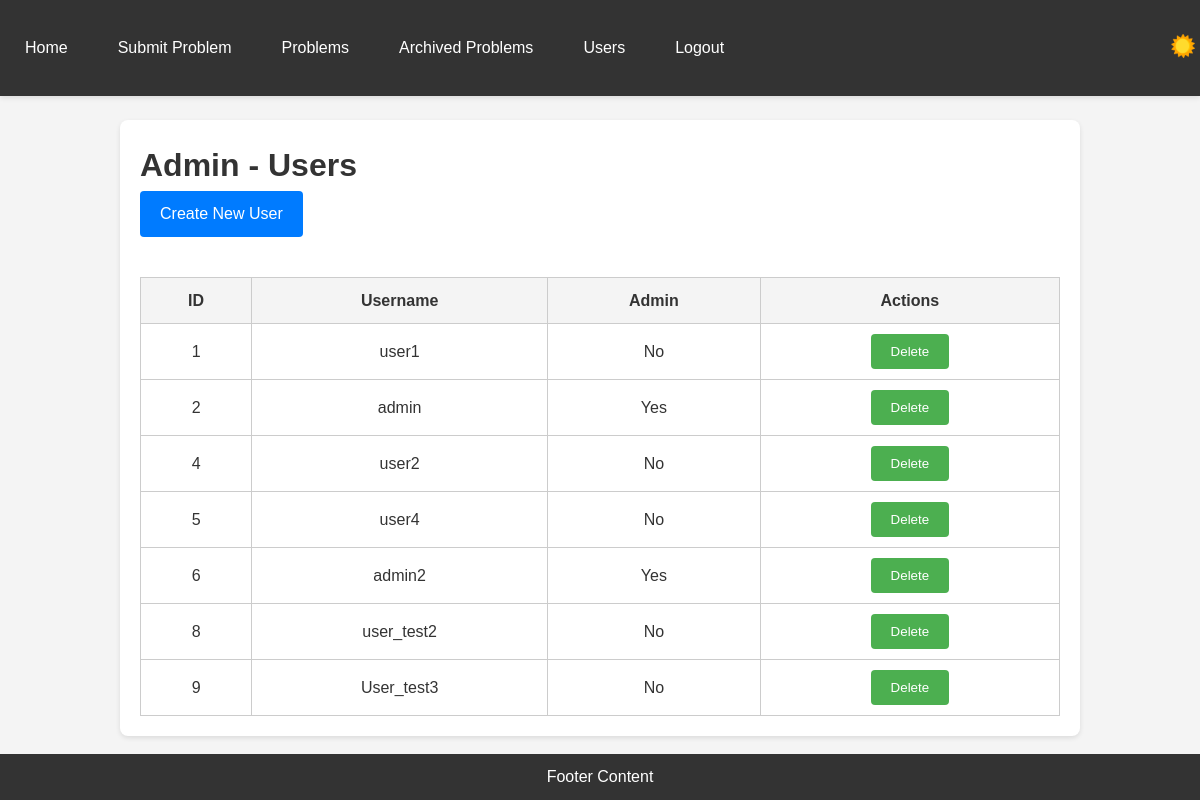
/admin/users (signed in), run on the app's committed database.
### app.py (models this page shows)
class User(db.Model, UserMixin):
    id = db.Column(db.Integer, primary_key=True)
    username = db.Column(db.String(150), unique=True, nullable=False)
    password = db.Column(db.String(150), nullable=False)
    is_admin = db.Column(db.Boolean, default=False)
    created_problems = db.relationship('Problem', foreign_keys='Problem.user_id', backref='creator', lazy=True)
    assigned_problems = db.relationship('Problem', foreign_keys='Problem.assigned_to', backref='assignee', lazy=True, overlaps='assignee')
    comments = db.relationship('Comment', back_populates='user', lazy=True)

### app.py (the view)
@app.route('/admin/users')
@login_required
def admin_users():
    if not current_user.is_admin:
        abort(403)
    users = User.query.all()
    return render_template('admin_users.html', users=users)

### app.py (called while the page is built)
@login_manager.user_loader
def load_user(user_id):
    return User.query.get(int(user_id))

### templates/admin_users.html (shortened to what this page needs)
{% extends "base.html" %}
{% block content %}
    <div class="container">
        <h1>Admin - Users</h1>
        <a href="{{ url_for('create_user') }}" class="button">Create New User</a>
        <table>
            <thead>
                <tr>
                    <th>ID</th>
                    <th>Username</th>
                    <th>Admin</th>
                    <th>Actions</th>
                </tr>
            </thead>
            <tbody>
                {% for user in users %}
                <tr>
                    <td>{{ user.id }}</td>
                    <td>{{ user.username }}</td>
                    <td>{{ 'Yes' if user.is_admin else 'No' }}</td>
                    <td>
                        <form action="{{ url_for('delete_user', user_id=user.id) }}" method="POST" style="display:inline;">
                            <input type="submit" value="Delete" onclick="return confirm('Are you sure you want to delete this user?');">
                        </form>
                    </td>
                </tr>
                {% endfor %}
            </tbody>
        </table>
    </div>
{% endblock %}

### static/styles.css (style rules this page uses)
* { margin: 0; padding: 0; box-sizing: border-box; }
body { font-family: 'Arial', sans-serif; line-height: 1.6; background: #f4f4f4; color: #333; overflow-x: hidden; }
.container { width: 80%; margin: 120px auto 20px; overflow: hidden; background: #fff; padding: 20px; border-radius: 8px; box-shadow: 0 2px 5px rgba(0, 0, 0, 0.1); }
input[type="submit"], button { padding: 10px 20px; background-color: #4CAF50; color: white; border: none; border-radius: 4px; cursor: pointer; transition: background-color 0.3s ease; }
.container, header, footer { animation: fadeIn 0.2s ease-out; }
table { width: 100%; border-collapse: collapse; margin-top: 20px; }
table th, table td { padding: 10px; border: 1px solid #ccc; text-align: center; }
table th { background: #f4f4f4; }
.button { display: inline-block; padding: 10px 20px; margin-bottom: 20px; background-color: #007bff; color: #fff; text-decoration: none; border-radius: 4px; transition: background-color 0.3s; }
body, .container, .problem, .form-input, table, input[type="text"], input[type="password"], input[type="datetime-local"], input[type="file"], select, textarea, button, .navbar a { transition: background-color 0.3s ease, color 0.3s ease, border-color 0.3s ease; }
:root { --dark-background-color: #2b2b2b; --light-background-color: #ffffff; --light-text-color: #000000; --dark-text-color: #ffffff; --border-color: #444444; --highlight-color: #1a73e8; }

### data on the page
User: id "1", username "user1", is_admin "No"
User: id "2", username "admin", is_admin "Yes"
User: id "4", username "user2", is_admin "No"
User: id "5", username "user4", is_admin "No"
User: id "6", username "admin2", is_admin "Yes"
User: id "8", username "user_test2", is_admin "No"
User: id "9", username "User_test3", is_admin "No"
